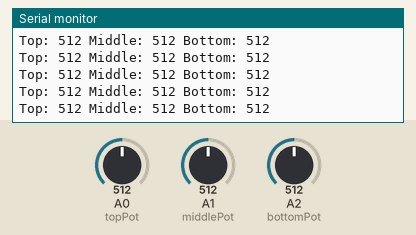
This sketch was run on a simulated Arduino Uno, built with avr-gcc and run on an emulated ATmega328P. Parts: the last lines printed to the serial monitor. The inputs (shaded band) are chosen by the test bench; at power-on: A0 (topPot) = 512, A1 (middlePot) = 512, A2 (bottomPot) = 512.

Above: at 1.2 s.
1.3 s: A0 (topPot) set to 988
At 2.2 s:
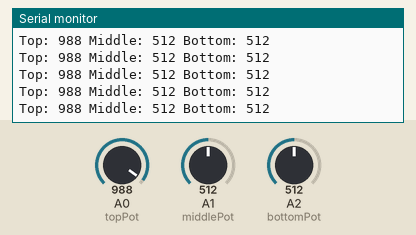
4.3 s: A0 (topPot) set to 1018
At 5.4 s:
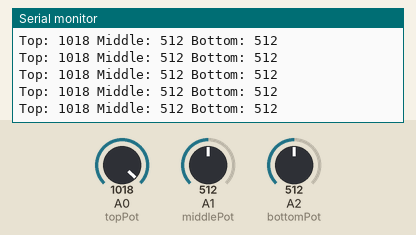
7.3 s: A1 (middlePot) set to 982
At 8.3 s:
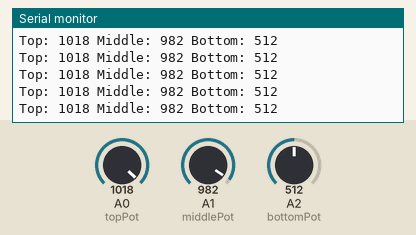
10.3 s: A1 (middlePot) set to 1013
At 11.0 s:
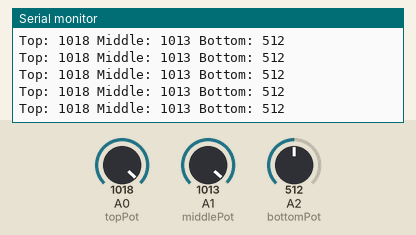
13.3 s: A2 (bottomPot) set to 983
At 14.0 s:
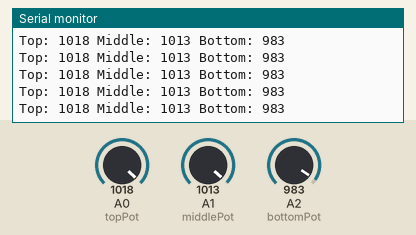
16.3 s: A2 (bottomPot) set to 1006
At 17.1 s:
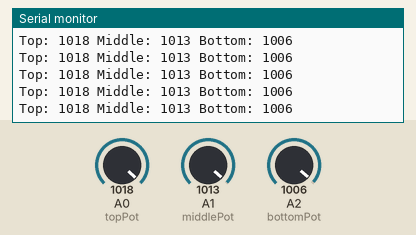
Timing chart, 0 to 18.8 s (numbered marks = the images above; inputs shaded):
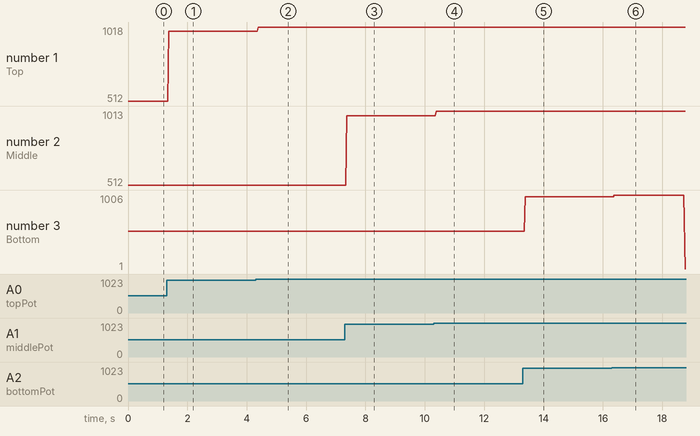

Measured:
- after the input at 1.3 s, the serial monitor: prints a new line after 0.08 s (image 1)
- after the input at 4.3 s, the serial monitor: prints a new line after 0.09 s (image 2)
- after the input at 7.3 s, the serial monitor: prints a new line after 0.07 s (image 3)
- after the input at 10.3 s, the serial monitor: prints a new line after 0.09 s (image 4)
- after the input at 13.3 s, the serial monitor: prints a new line after 0.09 s (image 5)
- after the input at 16.3 s, the serial monitor: prints a new line after 0.08 s (image 6)
- plotted number 1: 512 → 988 after the input at 1.3 s, 988 → 1018 after the input at 4.3 s
- plotted number 2: 512 → 982 after the input at 7.3 s, 982 → 1013 after the input at 10.3 s

The sketch:

softPotTest.ino
```cpp
int topPot = A0;
int middlePot = A1;
int bottomPot = A2;
int topVal;
int middleVal;
int bottomVal;

void setup() {
  pinMode(topPot, INPUT);
  pinMode(middlePot, INPUT);
  pinMode(bottomPot, INPUT);
  Serial.begin(9600);
  topVal = 0;
  middleVal = 0;
  bottomVal = 0;
}

void loop() {

  if (analogRead(topPot) != 0) {
    topVal = analogRead(topPot);
  }
  if (analogRead(middlePot) != 0) {
    middleVal = analogRead(middlePot);
  }
  if (analogRead(bottomPot) != 0) {
    bottomVal = analogRead(bottomPot);
  }
  Serial.print("Top: ");
  Serial.print(topVal);
  Serial.print(" Middle: ");
  Serial.print(middleVal);
  Serial.print(" Bottom: ");
  Serial.println(bottomVal);


}
```
